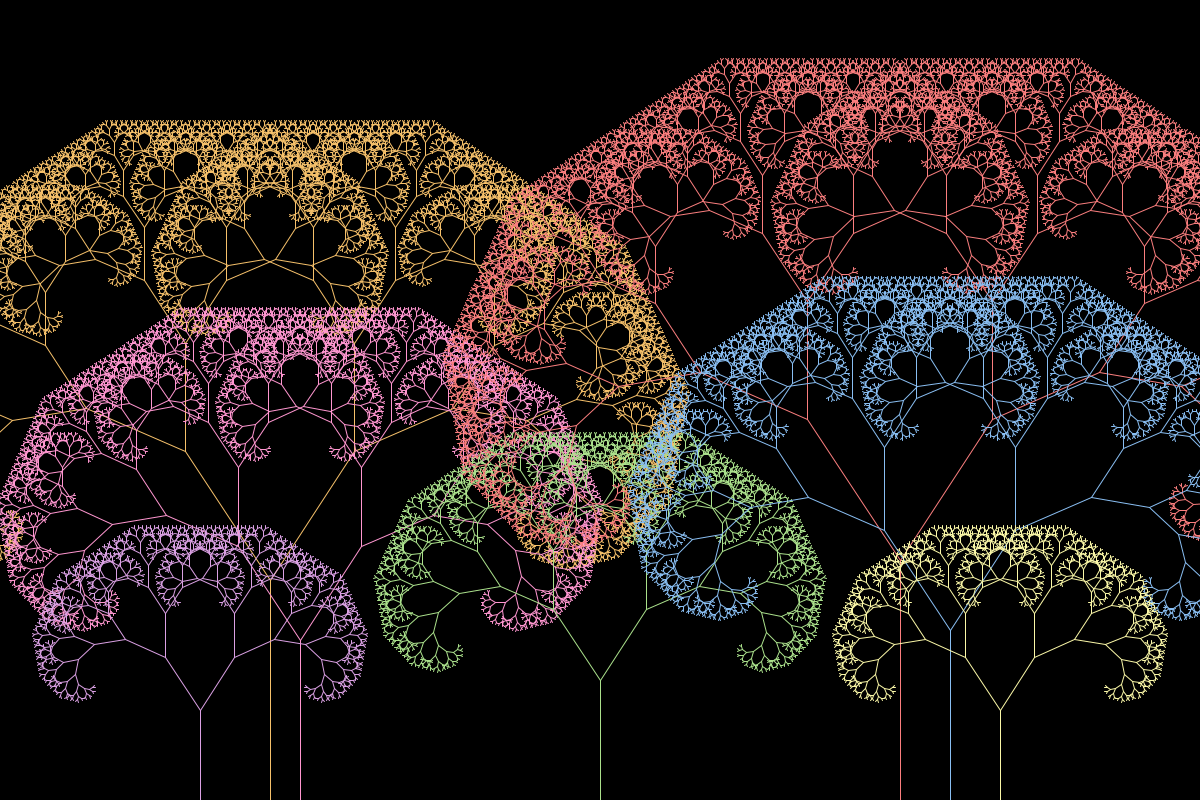
Frame 1 (no input)
Frame 2 (the mouse pressed at the canvas centre, redrawn once): identical to frame 1, image omitted

The Processing sketch that drew this single still picture (run headless with seeded random() and noise(); the mouse was pressed at the canvas centre and the sketch redrawn once):

// Processing sketch: EmmaBrennaFracTree
// ── EmmaBrennaFracTree.pde
//private float fractionLength = .8;
private int smallestBranch = 10;
private float branchAngle = .2;  
private int trees=0;

//private boolean a=false;

public void setup() {  

  size(1200, 800); 
  noLoop();
  
}

public void draw() {  
  background(0);   
  
  translate(270, height);
  stroke(245, 192, 106); //orange
  drawBranches(220);

  translate(-20, 0);
  stroke(255, 150, 208); //pink
  drawBranches(160);

  translate(-150, 0);
  stroke(218, 160, 227); //purple
  drawBranches(90);
 
  translate(350, 0);
  stroke(170, 224, 139); //green
  drawBranches(120);
 
  translate(250, 0);
  stroke(250, 126, 126); //red
  drawBranches(240);
 
  stroke(137, 190, 242); //blue
  drawBranches(170);

  stroke(250, 247, 167); //yellow
  drawBranches(90);
  }
  


public void drawBranches(float len) {  
  
  line(0, 0, 0, -len);
  translate(0, -len);
  if (len>3) {
    pushMatrix();
    rotate(branchAngle*2.9);
    drawBranches(len*.7);
    popMatrix();
    pushMatrix();
    rotate(-(branchAngle*2.9));
    drawBranches(len*.7);
    popMatrix();
    
  }
  translate(50, len);
  }
  
 
